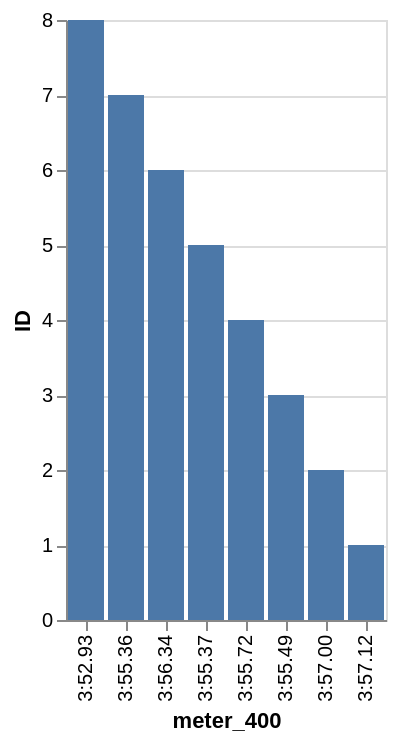

Source (Vega-Lite JSON):
### Vega-Lite specification from a JSON file in a GitHub repository (floating-point values rounded to 4 significant figures)
{"data": {"values": [{"x_data": "3:52.93", "y_data": 8}, {"x_data": "3:55.36", "y_data": 7}, {"x_data": "3:56.34", "y_data": 6}, {"x_data": "3:55.37", "y_data": 5}, {"x_data": "3:55.72", "y_data": 4}, {"x_data": "3:55.49", "y_data": 3}, {"x_data": "3:57.00", "y_data": 2}, {"x_data": "3:57.12", "y_data": 1}]}, "mark": "bar", "encoding": {"x": {"field": "x_data", "type": "nominal", "title": "meter_400", "sort": {"op": "sum", "field": "y_data", "order": "descending"}}, "y": {"field": "y_data", "type": "quantitative", "title": "ID"}}}
